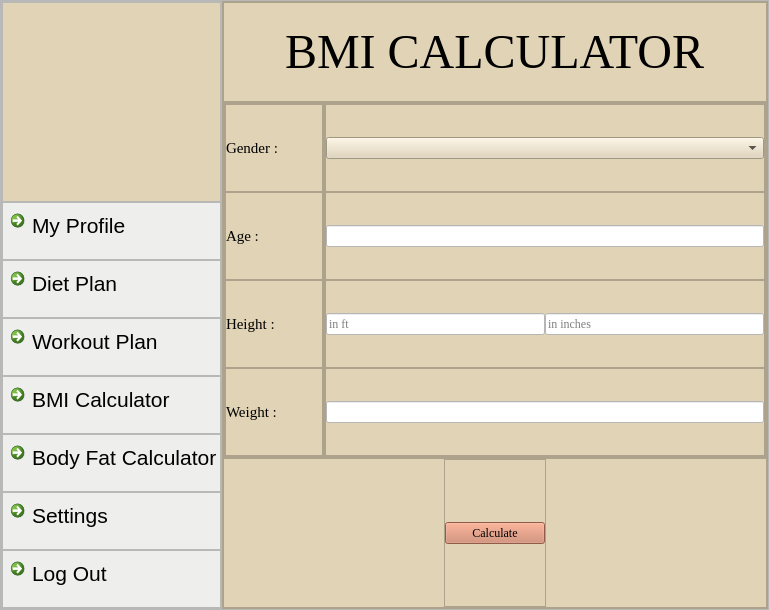
<?xml version="1.0" encoding="UTF-8"?>
<ui version="4.0">
 <class>bmi</class>
 <widget class="QDialog" name="bmi">
  <property name="geometry">
   <rect>
    <x>0</x>
    <y>0</y>
    <width>769</width>
    <height>610</height>
   </rect>
  </property>
  <property name="windowTitle">
   <string>Dialog</string>
  </property>
  <layout class="QHBoxLayout" name="horizontalLayout_7">
   <property name="spacing">
    <number>0</number>
   </property>
   <property name="leftMargin">
    <number>0</number>
   </property>
   <property name="topMargin">
    <number>0</number>
   </property>
   <property name="rightMargin">
    <number>0</number>
   </property>
   <property name="bottomMargin">
    <number>0</number>
   </property>
   <item>
    <widget class="QFrame" name="frame">
     <property name="frameShape">
      <enum>QFrame::StyledPanel</enum>
     </property>
     <property name="frameShadow">
      <enum>QFrame::Raised</enum>
     </property>
     <layout class="QHBoxLayout" name="horizontalLayout">
      <property name="spacing">
       <number>0</number>
      </property>
      <property name="leftMargin">
       <number>0</number>
      </property>
      <property name="topMargin">
       <number>0</number>
      </property>
      <property name="rightMargin">
       <number>0</number>
      </property>
      <property name="bottomMargin">
       <number>0</number>
      </property>
      <item>
       <widget class="QFrame" name="frame_11">
        <property name="maximumSize">
         <size>
          <width>250</width>
          <height>16777215</height>
         </size>
        </property>
        <property name="styleSheet">
         <string notr="true">QMainWindow {background: #e0d3b6;}
QWidget {background: #e0d3b6;}
QFrame {background: rgb(238, 238, 236);}
QCommandLinkButton  {background:#e0d3b6;}
QLabel {background: #e0d3b6;}
QLineEdit {font: #161514;}




</string>
        </property>
        <property name="frameShape">
         <enum>QFrame::StyledPanel</enum>
        </property>
        <property name="frameShadow">
         <enum>QFrame::Raised</enum>
        </property>
        <layout class="QVBoxLayout" name="verticalLayout_23">
         <property name="spacing">
          <number>0</number>
         </property>
         <property name="leftMargin">
          <number>0</number>
         </property>
         <property name="topMargin">
          <number>0</number>
         </property>
         <property name="rightMargin">
          <number>0</number>
         </property>
         <property name="bottomMargin">
          <number>0</number>
         </property>
         <item>
          <widget class="QFrame" name="frame_20">
           <property name="minimumSize">
            <size>
             <width>0</width>
             <height>200</height>
            </size>
           </property>
           <property name="maximumSize">
            <size>
             <width>16777215</width>
             <height>16777215</height>
            </size>
           </property>
           <property name="frameShape">
            <enum>QFrame::StyledPanel</enum>
           </property>
           <property name="frameShadow">
            <enum>QFrame::Raised</enum>
           </property>
           <layout class="QVBoxLayout" name="verticalLayout_24">
            <property name="spacing">
             <number>0</number>
            </property>
            <property name="leftMargin">
             <number>0</number>
            </property>
            <property name="topMargin">
             <number>0</number>
            </property>
            <property name="rightMargin">
             <number>0</number>
            </property>
            <property name="bottomMargin">
             <number>0</number>
            </property>
            <item>
             <widget class="QLabel" name="label_pix_3">
              <property name="maximumSize">
               <size>
                <width>16777215</width>
                <height>220</height>
               </size>
              </property>
              <property name="text">
               <string/>
              </property>
              <property name="pixmap">
               <pixmap resource="image.qrc">:/img/logo</pixmap>
              </property>
              <property name="scaledContents">
               <bool>true</bool>
              </property>
             </widget>
            </item>
           </layout>
          </widget>
         </item>
         <item>
          <widget class="QFrame" name="frame_21">
           <property name="frameShape">
            <enum>QFrame::StyledPanel</enum>
           </property>
           <property name="frameShadow">
            <enum>QFrame::Raised</enum>
           </property>
           <layout class="QVBoxLayout" name="verticalLayout">
            <property name="spacing">
             <number>0</number>
            </property>
            <property name="leftMargin">
             <number>0</number>
            </property>
            <property name="topMargin">
             <number>0</number>
            </property>
            <property name="rightMargin">
             <number>0</number>
            </property>
            <property name="bottomMargin">
             <number>0</number>
            </property>
            <item>
             <widget class="QCommandLinkButton" name="commandLinkButton_6">
              <property name="font">
               <font>
                <family>Segoe UI</family>
                <pointsize>16</pointsize>
                <bold>false</bold>
               </font>
              </property>
              <property name="text">
               <string>My Profile</string>
              </property>
             </widget>
            </item>
           </layout>
          </widget>
         </item>
         <item>
          <widget class="QFrame" name="frame_22">
           <property name="frameShape">
            <enum>QFrame::StyledPanel</enum>
           </property>
           <property name="frameShadow">
            <enum>QFrame::Raised</enum>
           </property>
           <layout class="QVBoxLayout" name="verticalLayout_26">
            <property name="spacing">
             <number>0</number>
            </property>
            <property name="leftMargin">
             <number>0</number>
            </property>
            <property name="topMargin">
             <number>0</number>
            </property>
            <property name="rightMargin">
             <number>0</number>
            </property>
            <property name="bottomMargin">
             <number>0</number>
            </property>
            <item>
             <widget class="QCommandLinkButton" name="commandLinkButton_21">
              <property name="font">
               <font>
                <family>Segoe UI</family>
                <pointsize>16</pointsize>
                <bold>false</bold>
               </font>
              </property>
              <property name="text">
               <string>Diet Plan</string>
              </property>
             </widget>
            </item>
           </layout>
          </widget>
         </item>
         <item>
          <widget class="QFrame" name="frame_23">
           <property name="frameShape">
            <enum>QFrame::StyledPanel</enum>
           </property>
           <property name="frameShadow">
            <enum>QFrame::Raised</enum>
           </property>
           <layout class="QVBoxLayout" name="verticalLayout_27">
            <property name="spacing">
             <number>0</number>
            </property>
            <property name="leftMargin">
             <number>0</number>
            </property>
            <property name="topMargin">
             <number>0</number>
            </property>
            <property name="rightMargin">
             <number>0</number>
            </property>
            <property name="bottomMargin">
             <number>0</number>
            </property>
            <item>
             <widget class="QCommandLinkButton" name="commandLinkButton_22">
              <property name="font">
               <font>
                <family>Segoe UI</family>
                <pointsize>16</pointsize>
                <bold>false</bold>
               </font>
              </property>
              <property name="text">
               <string>Workout Plan</string>
              </property>
             </widget>
            </item>
           </layout>
          </widget>
         </item>
         <item>
          <widget class="QFrame" name="frame_24">
           <property name="frameShape">
            <enum>QFrame::StyledPanel</enum>
           </property>
           <property name="frameShadow">
            <enum>QFrame::Raised</enum>
           </property>
           <layout class="QVBoxLayout" name="verticalLayout_28">
            <property name="spacing">
             <number>0</number>
            </property>
            <property name="leftMargin">
             <number>0</number>
            </property>
            <property name="topMargin">
             <number>0</number>
            </property>
            <property name="rightMargin">
             <number>0</number>
            </property>
            <property name="bottomMargin">
             <number>0</number>
            </property>
            <item>
             <widget class="QCommandLinkButton" name="commandLinkButton_23">
              <property name="font">
               <font>
                <family>Segoe UI</family>
                <pointsize>16</pointsize>
                <bold>false</bold>
               </font>
              </property>
              <property name="text">
               <string>BMI Calculator</string>
              </property>
             </widget>
            </item>
           </layout>
          </widget>
         </item>
         <item>
          <widget class="QFrame" name="frame_25">
           <property name="frameShape">
            <enum>QFrame::StyledPanel</enum>
           </property>
           <property name="frameShadow">
            <enum>QFrame::Raised</enum>
           </property>
           <layout class="QVBoxLayout" name="verticalLayout_29">
            <property name="spacing">
             <number>0</number>
            </property>
            <property name="leftMargin">
             <number>0</number>
            </property>
            <property name="topMargin">
             <number>0</number>
            </property>
            <property name="rightMargin">
             <number>0</number>
            </property>
            <property name="bottomMargin">
             <number>0</number>
            </property>
            <item>
             <widget class="QCommandLinkButton" name="commandLinkButton_24">
              <property name="font">
               <font>
                <family>Segoe UI</family>
                <pointsize>16</pointsize>
                <bold>false</bold>
               </font>
              </property>
              <property name="text">
               <string>Body Fat Calculator</string>
              </property>
             </widget>
            </item>
           </layout>
          </widget>
         </item>
         <item>
          <widget class="QFrame" name="frame_26">
           <property name="frameShape">
            <enum>QFrame::StyledPanel</enum>
           </property>
           <property name="frameShadow">
            <enum>QFrame::Raised</enum>
           </property>
           <layout class="QVBoxLayout" name="verticalLayout_30">
            <property name="spacing">
             <number>0</number>
            </property>
            <property name="leftMargin">
             <number>0</number>
            </property>
            <property name="topMargin">
             <number>0</number>
            </property>
            <property name="rightMargin">
             <number>0</number>
            </property>
            <property name="bottomMargin">
             <number>0</number>
            </property>
            <item>
             <widget class="QCommandLinkButton" name="commandLinkButton_25">
              <property name="font">
               <font>
                <family>Segoe UI</family>
                <pointsize>16</pointsize>
                <bold>false</bold>
               </font>
              </property>
              <property name="text">
               <string>Settings</string>
              </property>
             </widget>
            </item>
           </layout>
          </widget>
         </item>
         <item>
          <widget class="QFrame" name="frame_27">
           <property name="frameShape">
            <enum>QFrame::StyledPanel</enum>
           </property>
           <property name="frameShadow">
            <enum>QFrame::Raised</enum>
           </property>
           <layout class="QVBoxLayout" name="verticalLayout_31">
            <property name="spacing">
             <number>0</number>
            </property>
            <property name="leftMargin">
             <number>0</number>
            </property>
            <property name="topMargin">
             <number>0</number>
            </property>
            <property name="rightMargin">
             <number>0</number>
            </property>
            <property name="bottomMargin">
             <number>0</number>
            </property>
            <item>
             <widget class="QCommandLinkButton" name="commandLinkButton_26">
              <property name="font">
               <font>
                <family>Segoe UI</family>
                <pointsize>16</pointsize>
                <bold>false</bold>
               </font>
              </property>
              <property name="text">
               <string>Log Out</string>
              </property>
             </widget>
            </item>
           </layout>
          </widget>
         </item>
        </layout>
       </widget>
      </item>
      <item>
       <widget class="QFrame" name="frame_2">
        <property name="maximumSize">
         <size>
          <width>16777215</width>
          <height>16777215</height>
         </size>
        </property>
        <property name="styleSheet">
         <string notr="true">QMainWindow {background: #e0d3b6;}
QWidget {background: #e0d3b6;}
QFrame {background: #e0d3b6;}
QCommandLinkButton  {background:#e0d3b6;}
QLabel {background: #e0d3b6;}
QLineEdit {font: #161514;}




</string>
        </property>
        <property name="frameShape">
         <enum>QFrame::StyledPanel</enum>
        </property>
        <property name="frameShadow">
         <enum>QFrame::Raised</enum>
        </property>
        <layout class="QVBoxLayout" name="verticalLayout_22">
         <property name="spacing">
          <number>0</number>
         </property>
         <property name="leftMargin">
          <number>0</number>
         </property>
         <property name="topMargin">
          <number>0</number>
         </property>
         <property name="rightMargin">
          <number>0</number>
         </property>
         <property name="bottomMargin">
          <number>0</number>
         </property>
         <item>
          <widget class="QFrame" name="frame_28">
           <property name="maximumSize">
            <size>
             <width>16777215</width>
             <height>100</height>
            </size>
           </property>
           <property name="frameShape">
            <enum>QFrame::StyledPanel</enum>
           </property>
           <property name="frameShadow">
            <enum>QFrame::Raised</enum>
           </property>
           <layout class="QHBoxLayout" name="horizontalLayout_2">
            <property name="spacing">
             <number>0</number>
            </property>
            <property name="leftMargin">
             <number>0</number>
            </property>
            <property name="topMargin">
             <number>0</number>
            </property>
            <property name="rightMargin">
             <number>0</number>
            </property>
            <property name="bottomMargin">
             <number>0</number>
            </property>
            <item alignment="Qt::AlignHCenter">
             <widget class="QLabel" name="label">
              <property name="font">
               <font>
                <family>Times New Roman</family>
                <pointsize>36</pointsize>
               </font>
              </property>
              <property name="text">
               <string>BMI CALCULATOR</string>
              </property>
             </widget>
            </item>
           </layout>
          </widget>
         </item>
         <item>
          <widget class="QFrame" name="frame_30">
           <property name="frameShape">
            <enum>QFrame::StyledPanel</enum>
           </property>
           <property name="frameShadow">
            <enum>QFrame::Raised</enum>
           </property>
           <layout class="QHBoxLayout" name="horizontalLayout_3">
            <property name="spacing">
             <number>0</number>
            </property>
            <property name="leftMargin">
             <number>0</number>
            </property>
            <property name="topMargin">
             <number>0</number>
            </property>
            <property name="rightMargin">
             <number>0</number>
            </property>
            <property name="bottomMargin">
             <number>0</number>
            </property>
            <item>
             <widget class="QFrame" name="frame_31">
              <property name="minimumSize">
               <size>
                <width>100</width>
                <height>0</height>
               </size>
              </property>
              <property name="frameShape">
               <enum>QFrame::StyledPanel</enum>
              </property>
              <property name="frameShadow">
               <enum>QFrame::Raised</enum>
              </property>
              <layout class="QVBoxLayout" name="verticalLayout_32">
               <property name="spacing">
                <number>0</number>
               </property>
               <property name="leftMargin">
                <number>0</number>
               </property>
               <property name="topMargin">
                <number>0</number>
               </property>
               <property name="rightMargin">
                <number>0</number>
               </property>
               <property name="bottomMargin">
                <number>0</number>
               </property>
               <item>
                <widget class="QFrame" name="frame_33">
                 <property name="frameShape">
                  <enum>QFrame::StyledPanel</enum>
                 </property>
                 <property name="frameShadow">
                  <enum>QFrame::Raised</enum>
                 </property>
                 <layout class="QVBoxLayout" name="verticalLayout_34">
                  <property name="spacing">
                   <number>0</number>
                  </property>
                  <property name="leftMargin">
                   <number>0</number>
                  </property>
                  <property name="topMargin">
                   <number>0</number>
                  </property>
                  <property name="rightMargin">
                   <number>0</number>
                  </property>
                  <property name="bottomMargin">
                   <number>0</number>
                  </property>
                  <item>
                   <widget class="QLabel" name="label_2">
                    <property name="font">
                     <font>
                      <family>Times New Roman</family>
                      <pointsize>11</pointsize>
                     </font>
                    </property>
                    <property name="text">
                     <string>Gender :</string>
                    </property>
                   </widget>
                  </item>
                 </layout>
                </widget>
               </item>
               <item>
                <widget class="QFrame" name="frame_36">
                 <property name="frameShape">
                  <enum>QFrame::StyledPanel</enum>
                 </property>
                 <property name="frameShadow">
                  <enum>QFrame::Raised</enum>
                 </property>
                 <layout class="QVBoxLayout" name="verticalLayout_35">
                  <property name="spacing">
                   <number>0</number>
                  </property>
                  <property name="leftMargin">
                   <number>0</number>
                  </property>
                  <property name="topMargin">
                   <number>0</number>
                  </property>
                  <property name="rightMargin">
                   <number>0</number>
                  </property>
                  <property name="bottomMargin">
                   <number>0</number>
                  </property>
                  <item>
                   <widget class="QLabel" name="label_3">
                    <property name="font">
                     <font>
                      <family>Times New Roman</family>
                      <pointsize>11</pointsize>
                     </font>
                    </property>
                    <property name="text">
                     <string>Age :</string>
                    </property>
                   </widget>
                  </item>
                 </layout>
                </widget>
               </item>
               <item>
                <widget class="QFrame" name="frame_34">
                 <property name="frameShape">
                  <enum>QFrame::StyledPanel</enum>
                 </property>
                 <property name="frameShadow">
                  <enum>QFrame::Raised</enum>
                 </property>
                 <layout class="QVBoxLayout" name="verticalLayout_36">
                  <property name="spacing">
                   <number>0</number>
                  </property>
                  <property name="leftMargin">
                   <number>0</number>
                  </property>
                  <property name="topMargin">
                   <number>0</number>
                  </property>
                  <property name="rightMargin">
                   <number>0</number>
                  </property>
                  <property name="bottomMargin">
                   <number>0</number>
                  </property>
                  <item>
                   <widget class="QLabel" name="label_4">
                    <property name="font">
                     <font>
                      <family>Times New Roman</family>
                      <pointsize>11</pointsize>
                     </font>
                    </property>
                    <property name="text">
                     <string>Height :</string>
                    </property>
                   </widget>
                  </item>
                 </layout>
                </widget>
               </item>
               <item>
                <widget class="QFrame" name="frame_35">
                 <property name="frameShape">
                  <enum>QFrame::StyledPanel</enum>
                 </property>
                 <property name="frameShadow">
                  <enum>QFrame::Raised</enum>
                 </property>
                 <layout class="QVBoxLayout" name="verticalLayout_37">
                  <property name="spacing">
                   <number>0</number>
                  </property>
                  <property name="leftMargin">
                   <number>0</number>
                  </property>
                  <property name="topMargin">
                   <number>0</number>
                  </property>
                  <property name="rightMargin">
                   <number>0</number>
                  </property>
                  <property name="bottomMargin">
                   <number>0</number>
                  </property>
                  <item>
                   <widget class="QLabel" name="label_5">
                    <property name="font">
                     <font>
                      <family>Times New Roman</family>
                      <pointsize>11</pointsize>
                     </font>
                    </property>
                    <property name="text">
                     <string>Weight :</string>
                    </property>
                   </widget>
                  </item>
                 </layout>
                </widget>
               </item>
              </layout>
             </widget>
            </item>
            <item>
             <widget class="QFrame" name="frame_32">
              <property name="minimumSize">
               <size>
                <width>300</width>
                <height>0</height>
               </size>
              </property>
              <property name="frameShape">
               <enum>QFrame::StyledPanel</enum>
              </property>
              <property name="frameShadow">
               <enum>QFrame::Raised</enum>
              </property>
              <layout class="QVBoxLayout" name="verticalLayout_33">
               <property name="spacing">
                <number>0</number>
               </property>
               <property name="leftMargin">
                <number>0</number>
               </property>
               <property name="topMargin">
                <number>0</number>
               </property>
               <property name="rightMargin">
                <number>0</number>
               </property>
               <property name="bottomMargin">
                <number>0</number>
               </property>
               <item>
                <widget class="QFrame" name="frame_37">
                 <property name="minimumSize">
                  <size>
                   <width>250</width>
                   <height>0</height>
                  </size>
                 </property>
                 <property name="font">
                  <font>
                   <pointsize>11</pointsize>
                  </font>
                 </property>
                 <property name="frameShape">
                  <enum>QFrame::StyledPanel</enum>
                 </property>
                 <property name="frameShadow">
                  <enum>QFrame::Raised</enum>
                 </property>
                 <layout class="QHBoxLayout" name="horizontalLayout_4">
                  <property name="spacing">
                   <number>0</number>
                  </property>
                  <property name="leftMargin">
                   <number>0</number>
                  </property>
                  <property name="topMargin">
                   <number>0</number>
                  </property>
                  <property name="rightMargin">
                   <number>0</number>
                  </property>
                  <property name="bottomMargin">
                   <number>0</number>
                  </property>
                  <item>
                   <widget class="QComboBox" name="comboBox">
                    <property name="font">
                     <font>
                      <family>Times New Roman</family>
                     </font>
                    </property>
                    <property name="styleSheet">
                     <string notr="true">QComboBox{background:#ffffff};QMainWindow {background: #e0d3b6;}
QWidget {background: #e0d3b6;}
QFrame {background: #e0d3b6;}
QCommandLinkButton  {background:#e0d3b6;}
QLabel {background: #e0d3b6;}
QLineEdit {font: #161514;}
QLineEdit {background: #ffffff;}</string>
                    </property>
                    <item>
                     <property name="text">
                      <string/>
                     </property>
                    </item>
                    <item>
                     <property name="text">
                      <string>Male</string>
                     </property>
                    </item>
                    <item>
                     <property name="text">
                      <string>Female</string>
                     </property>
                    </item>
                    <item>
                     <property name="text">
                      <string>Others</string>
                     </property>
                    </item>
                   </widget>
                  </item>
                 </layout>
                </widget>
               </item>
               <item>
                <widget class="QFrame" name="frame_38">
                 <property name="frameShape">
                  <enum>QFrame::StyledPanel</enum>
                 </property>
                 <property name="frameShadow">
                  <enum>QFrame::Raised</enum>
                 </property>
                 <layout class="QVBoxLayout" name="verticalLayout_38">
                  <property name="spacing">
                   <number>0</number>
                  </property>
                  <property name="leftMargin">
                   <number>0</number>
                  </property>
                  <property name="topMargin">
                   <number>0</number>
                  </property>
                  <property name="rightMargin">
                   <number>0</number>
                  </property>
                  <property name="bottomMargin">
                   <number>0</number>
                  </property>
                  <item>
                   <widget class="QLineEdit" name="lineEdit_4">
                    <property name="styleSheet">
                     <string notr="true">QMainWindow {background: #e0d3b6;}

QPushButton {background: #cc7f63;}

QCommandLinkButton  {background:#e0d3b6;}

QLabel {font:  #c9563c;}

QLineEdit{background:#ffffff;}

QTextEdit {font: #161514;}</string>
                    </property>
                   </widget>
                  </item>
                 </layout>
                </widget>
               </item>
               <item>
                <widget class="QFrame" name="frame_39">
                 <property name="frameShape">
                  <enum>QFrame::StyledPanel</enum>
                 </property>
                 <property name="frameShadow">
                  <enum>QFrame::Raised</enum>
                 </property>
                 <layout class="QHBoxLayout" name="horizontalLayout_5">
                  <property name="spacing">
                   <number>0</number>
                  </property>
                  <property name="leftMargin">
                   <number>0</number>
                  </property>
                  <property name="topMargin">
                   <number>0</number>
                  </property>
                  <property name="rightMargin">
                   <number>0</number>
                  </property>
                  <property name="bottomMargin">
                   <number>0</number>
                  </property>
                  <item>
                   <widget class="QLineEdit" name="lineEdit">
                    <property name="font">
                     <font>
                      <family>Times New Roman</family>
                      <italic>false</italic>
                      <bold>false</bold>
                     </font>
                    </property>
                    <property name="styleSheet">
                     <string notr="true">QMainWindow {background: #e0d3b6;}

QPushButton {background: #cc7f63;}

QCommandLinkButton  {background:#e0d3b6;}

QLabel {font:  #c9563c;}

QLineEdit{background:#ffffff;}

QTextEdit {font: #161514;}</string>
                    </property>
                    <property name="placeholderText">
                     <string>in ft</string>
                    </property>
                   </widget>
                  </item>
                  <item>
                   <widget class="QLineEdit" name="lineEdit_2">
                    <property name="font">
                     <font>
                      <family>Times New Roman</family>
                      <italic>false</italic>
                      <bold>false</bold>
                     </font>
                    </property>
                    <property name="styleSheet">
                     <string notr="true">QMainWindow {background: #e0d3b6;}

QPushButton {background: #cc7f63;}

QCommandLinkButton  {background:#e0d3b6;}

QLabel {font:  #c9563c;}

QLineEdit{background:#ffffff;}

QTextEdit {font: #161514;}</string>
                    </property>
                    <property name="placeholderText">
                     <string>in inches</string>
                    </property>
                   </widget>
                  </item>
                 </layout>
                </widget>
               </item>
               <item>
                <widget class="QFrame" name="frame_40">
                 <property name="frameShape">
                  <enum>QFrame::StyledPanel</enum>
                 </property>
                 <property name="frameShadow">
                  <enum>QFrame::Raised</enum>
                 </property>
                 <layout class="QVBoxLayout" name="verticalLayout_40">
                  <property name="spacing">
                   <number>0</number>
                  </property>
                  <property name="leftMargin">
                   <number>0</number>
                  </property>
                  <property name="topMargin">
                   <number>0</number>
                  </property>
                  <property name="rightMargin">
                   <number>0</number>
                  </property>
                  <property name="bottomMargin">
                   <number>0</number>
                  </property>
                  <item>
                   <widget class="QLineEdit" name="lineEdit_3">
                    <property name="styleSheet">
                     <string notr="true">QMainWindow {background: #e0d3b6;}

QPushButton {background: #cc7f63;}

QCommandLinkButton  {background:#e0d3b6;}

QLabel {font:  #c9563c;}

QLineEdit{background:#ffffff;}

QTextEdit {font: #161514;}</string>
                    </property>
                   </widget>
                  </item>
                 </layout>
                </widget>
               </item>
              </layout>
             </widget>
            </item>
           </layout>
          </widget>
         </item>
         <item>
          <widget class="QFrame" name="frame_29">
           <property name="maximumSize">
            <size>
             <width>16777215</width>
             <height>150</height>
            </size>
           </property>
           <property name="frameShape">
            <enum>QFrame::StyledPanel</enum>
           </property>
           <property name="frameShadow">
            <enum>QFrame::Raised</enum>
           </property>
           <layout class="QHBoxLayout" name="horizontalLayout_6">
            <property name="spacing">
             <number>0</number>
            </property>
            <property name="leftMargin">
             <number>0</number>
            </property>
            <property name="topMargin">
             <number>0</number>
            </property>
            <property name="rightMargin">
             <number>0</number>
            </property>
            <property name="bottomMargin">
             <number>0</number>
            </property>
            <item alignment="Qt::AlignHCenter">
             <widget class="QFrame" name="frame_41">
              <property name="frameShape">
               <enum>QFrame::StyledPanel</enum>
              </property>
              <property name="frameShadow">
               <enum>QFrame::Raised</enum>
              </property>
              <layout class="QVBoxLayout" name="verticalLayout_39">
               <property name="spacing">
                <number>0</number>
               </property>
               <property name="leftMargin">
                <number>0</number>
               </property>
               <property name="topMargin">
                <number>0</number>
               </property>
               <property name="rightMargin">
                <number>0</number>
               </property>
               <property name="bottomMargin">
                <number>0</number>
               </property>
               <item>
                <widget class="QPushButton" name="pushButton">
                 <property name="minimumSize">
                  <size>
                   <width>100</width>
                   <height>0</height>
                  </size>
                 </property>
                 <property name="maximumSize">
                  <size>
                   <width>100</width>
                   <height>16777215</height>
                  </size>
                 </property>
                 <property name="font">
                  <font>
                   <family>Times New Roman</family>
                  </font>
                 </property>
                 <property name="styleSheet">
                  <string notr="true">QMainWindow {background: #e0d3b6;}

QPushButton {background: #cc7f63;}

QCommandLinkButton  {background:#e0d3b6;}

QLabel {font:  #c9563c;}

QLineEdit{background:#ffffff;}

QTextEdit {font: #161514;}</string>
                 </property>
                 <property name="text">
                  <string>Calculate</string>
                 </property>
                </widget>
               </item>
              </layout>
             </widget>
            </item>
           </layout>
          </widget>
         </item>
        </layout>
       </widget>
      </item>
     </layout>
    </widget>
   </item>
  </layout>
 </widget>
 <resources>
  <include location="image.qrc"/>
 </resources>
 <connections/>
</ui>
